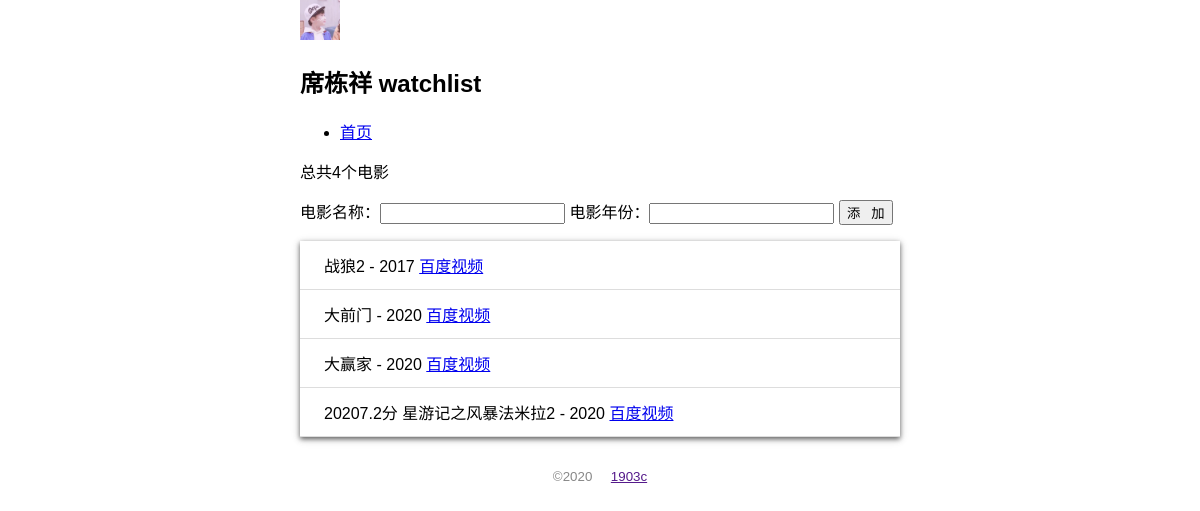
Before: / with the older database file.
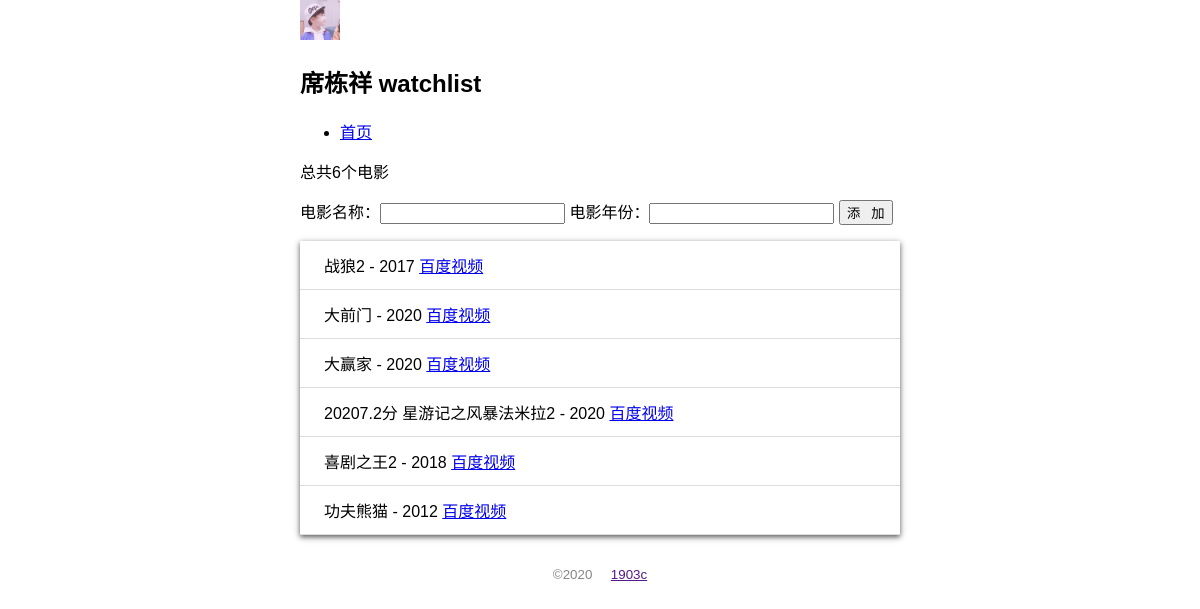
After: the same page with the newer database file.
### app.py (models this page shows)
class User(db.Model):
    id = db.Column(db.Integer,primary_key=True)
    name = db.Column(db.String(20))

class Movie(db.Model):
    id = db.Column(db.Integer,primary_key=True)
    title = db.Column(db.String(20))
    year = db.Column(db.String(4))

### app.py (the view, shortened to what this page needs)
@app.route('/', methods=['GET','POST'])
def index():
    movie = Movie.query.all()
    return render_template('index.html',movie=movie)

### app.py (called while the page is built)
@app.context_processor
def common_user():
    user = User.query.first()
    return dict(user=user)

### templates/index.html
{% extends 'base.html' %}
{% block content %}
<p>总共{{ movie|length }}个电影</p>
<form action="" method="POST">
    电影名称：<input type="text" name='title' required autocomplete="off">
    电影年份：<input type="text" name='year' required autocomplete="off">
    <input type="submit" value="添   加" class='sub'>
</form>
<ul class='movie_list'>
    {% for i in movie %}
        <li>
            {{ i.title }} - {{ i.year }}
            <span class='but'>
                <a class='bd' href="http://v.baidu.com/v?word={{i.title}}&ct=301989888&rn=67&pn=0&db=0&s=0&fbl=800&ie=utf-8&oq={{i.title}}&f=3&rsp=0" target="_blank">百度视频</a>
            </span>
        </li>
    {% endfor %}
</ul>
{% endblock %}

### templates/base.html (shortened to what this page needs)
<!DOCTYPE html>
<html lang="zh">
<head>
    {% block head %}
    <link rel="stylesheet" href="{{ url_for('static',filename='css/index.css') }}">
    {% endblock %}
</head>
<body>
    <img src="{{ url_for('static', filename='img/1.jpg') }}" alt="" class='img1'>
    <h2>{{ user.name }} watchlist</h2>
    <nav>
        <ul>
            <li><a href="{{ url_for('index') }}">首页</a></li>
        </ul>
    </nav>
    {% block content %}
    {% endblock %}
    <footer>
        <small>&copy;2020 &nbsp;&nbsp;&nbsp;  <a href="">1903c</a></small>
    </footer>
</body>
</html>

### static/css/index.css (style rules this page uses)
body { max-width: 600px; font-size: 16px; margin: 0 auto; font-family: Arial, Helvetica, sans-serif; }
footer { color: #888; margin-top: 20px; text-align: center; padding: 10px; }
.img1 { width: 40px; }
.movie_list { list-style-type: none; padding: 0; margin-bottom: 10px; box-shadow: 0 2px 5px rgba(0,0,0,0.6),0 2px 10px 0 rgba(0,0,0,0.12); }
.movie_list li { padding: 12px 24px; border-bottom: 1px solid #dddddd; }

Changed rows visible on the page:
added Movie: title "喜剧之王2", year "2018"
added Movie: title "功夫熊猫", year "2012"
Other visible differences:
{{ movie|length }}: "4" → "6"
